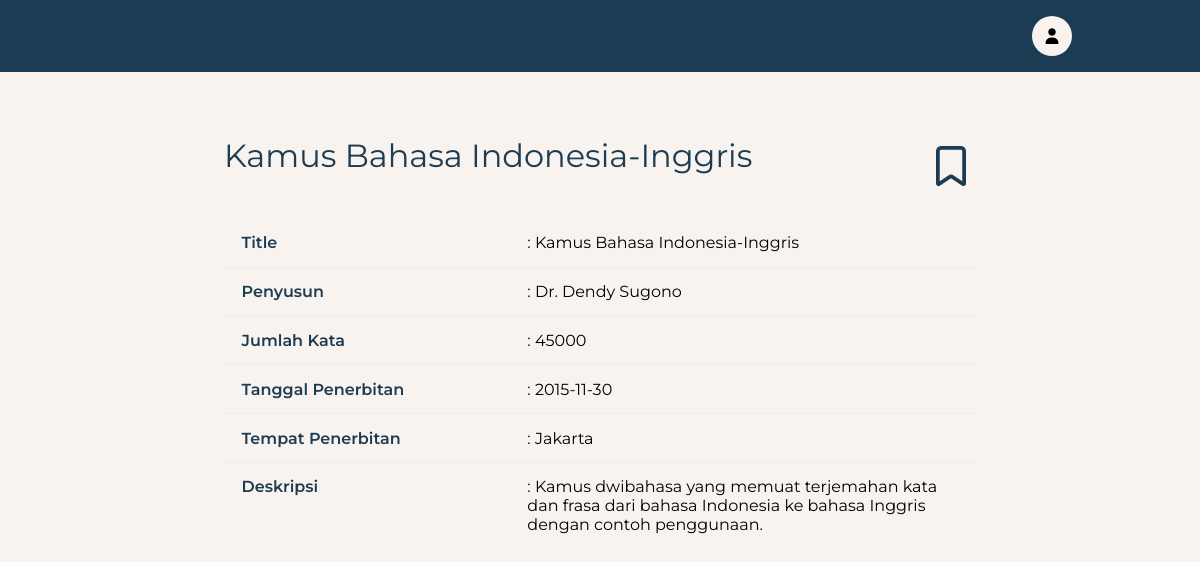
The page /pages/lexicon-detail.php?lexiconId=lex_005 on the database its author committed.
### tables this page shows
create table lexicons (
    lexicon_id varchar(255) primary key not null,
    title varchar(255) not null default '',
    words_in_total int not null default 0,
    description text not null,
    date_of_prep date not null,
    place_of_prep varchar(255) not null default '',
    author_id varchar(255) not null,
    created_at timestamp not null default current_timestamp,
    updated_at timestamp not null default current_timestamp on update current_timestamp,
    foreign key (author_id) references authors(author_id)
);

create table authors (
    author_id varchar(255) primary key not null,
    author_name varchar(255) not null default '',
    created_at timestamp not null default current_timestamp,
    updated_at timestamp not null default current_timestamp on update current_timestamp
);

### service/lexicon-detail.service.php (called while the page is built, shortened)
<?php
require_once "../config/database.php";
function getLexiconDetail($lexiconId) {
    global $pdo;
    $stmt = $pdo->prepare("
        SELECT l.lexicon_id, l.title, l.words_in_total, l.description,
               l.date_of_prep, l.place_of_prep, a.author_name,
               IF(lb.bookmark_id IS NOT NULL, TRUE, FALSE) AS is_bookmarked
        FROM lexicons l
        INNER JOIN authors a ON l.author_id = a.author_id
        LEFT JOIN lexicon_bookmarks lb ON l.lexicon_id = lb.lexicon_id AND lb.user_id = :user_id
        WHERE l.lexicon_id = :lexicon_id
    ");
    $userId = $_SESSION['id'] ?? "";
    $stmt->bindParam(":user_id", $userId);
    $stmt->bindParam(":lexicon_id", $lexiconId);
    $stmt->execute();
    return $stmt->fetch(PDO::FETCH_ASSOC);
}

### pages/lexicon-detail.php (the view, shortened to what this page needs)
<?php include "../layouts/top.php"; ?>
<?php
require_once "../service/lexicon-detail.service.php";
$lexiconId = $_GET["lexiconId"] ?? "";
$lexiconDetail = getLexiconDetail($lexiconId);
?>
    </head>
    <body>
<?php include "../layouts/navbar.php"; ?>
    <main>
        <div class="heading">
            <h1><?= $lexiconDetail["title"] ?></h1>
            <aside id="bookmark-btn" data-lexiconId="<?= $lexiconId ?>" data-isBookmarked="<?= $lexiconDetail["is_bookmarked"] ? "1" : "0" ?>">
                <?php if ($lexiconDetail["is_bookmarked"]): ?>
                    <i class="fa-solid fa-bookmark"></i>
                <?php else: ?>
                    <i class="fa-regular fa-bookmark"></i>
                <?php endif; ?>
            </aside>
        </div>
        <table>
            <tr>
                <th>Title</th>
                <th>: <?= $lexiconDetail["title"] ?></th>
            </tr>
            <tr>
                <th>Penyusun</th>
                <th>: <?= $lexiconDetail["author_name"] ?></th>
            </tr>
            <tr>
                <th>Jumlah Kata</th>
                <td>: <?= $lexiconDetail["words_in_total"] ?></td>
            </tr>
            <tr>
                <th>Tanggal Penerbitan</th>
                <th>: <?= $lexiconDetail["date_of_prep"] ?></th>
            </tr>
            <tr>
                <th>Tempat Penerbitan</th>
                <th>: <?= $lexiconDetail["place_of_prep"] ?></th>
            </tr>
            <tr>
                <th>Deskripsi</th>
                <td>: <?= $lexiconDetail["description"] ?></td>
            </tr>
        </table>
    </main>
<?php include "../layouts/bottom.php"; ?>

### layouts/top.php (style rules this page uses)
* { box-sizing: border-box; margin: 0; padding: 0; }
h1, h2, h3, h4, h5, h6, th { margin: 0; padding: 0; font-weight: normal; }
html { scroll-behavior: smooth; }
body { font-family: 'Montserrat', sans-serif; background-color: #f9f3ef; }
main { padding: 4rem 14rem; }

### pages/lexicon-detail.php (style rules this page uses)
main h1 { margin-bottom: 1.25rem; color: #1b3c53; }
table { width: 100%; border-collapse: collapse; border-radius: 12px; overflow: hidden; }
table th, table td { text-align: left; padding: 0.9rem 1.1rem; border-bottom: 1px solid #e9eef3; vertical-align: top; }
table tr:last-child th, table tr:last-child td { border-bottom: none; }
table tr > th:first-child { width: 38%; color: #1b3c53; font-weight: 600; }
main > .heading { display: flex; align-items: center; gap: 0.5rem; margin-bottom: 1.5rem; justify-content: space-between; }
main > .heading i { font-size: 2.5rem; color: #1b3c53; cursor: pointer; }

### rows shown on the page
lexicons: title "Kamus Bahasa Indonesia-Inggris", author.author_name "Dr. Dendy Sugono", words_in_total "45000", date_of_prep "2015-11-30", place_of_prep "Jakarta", description "Kamus dwibahasa yang memuat terjemahan kata dan frasa dari bahasa Indonesia ke bahasa Inggris dengan contoh penggunaan."
